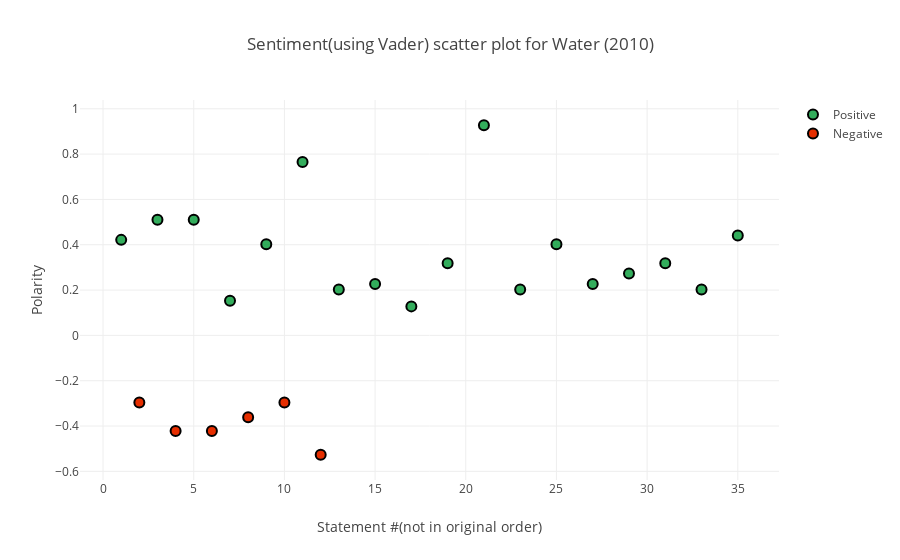

Write notebook code for a chart like this one.
### Code cell
# Invoking the scatter plot method below to get the sentiment polarity values(Calculated using Vader sentiment) for the 
# statements containing Vitamin for the USDA Dietary guideline in the year 2010. 

#Note: The count of statements is different in the plots using Textblob and Vader because we dont intend to show 
# the neutral polarity statement values (all zeroes) and both libraries have different inbuilt logic to calculate
# a neutral polarity for a statement.

requiredNutrient = 'Water'
requiredYear = '2010'

iplot(plotPolarityScatterPlot(nutrient = requiredNutrient,nutrientStatementPolarityList = getNutrientRelevantStatementsPolarityList(year = requiredYear,nutrientName = requiredNutrient, packageName = 'Vader'), year = requiredYear,packageName='Vader'), filename='Sentiment Scatter plot')

### Figure 1 — Plotly figure (JSON) as saved in the notebook; plotly's stock layout.template omitted (floating-point values rounded to 4 significant figures; data arrays with more than 128 entries replaced by an {"elided": "..."} marker saying what was removed)
{"data": [{"marker": {"color": "rgba(0, 153, 51, .8)", "line": {"color": "rgb(0, 0, 0)", "width": 2}, "size": 10}, "mode": "markers", "name": "Positive", "type": "scatter", "x": {"elided": "500 int values"}, "y": [0.4215, 0.5106, 0.5106, 0.1531, 0.4019, 0.765, 0.2023, 0.2263, 0.128, 0.3182, 0.9273, 0.2023, 0.4019, 0.2263, 0.2732, 0.3182, 0.2023, 0.4404]}, {"marker": {"color": "rgb(230, 46, 0)", "line": {"color": "rgb(0, 0, 0)", "width": 2}, "size": 10}, "mode": "markers", "name": "Negative", "type": "scatter", "x": {"elided": "500 int values"}, "y": [-0.296, -0.4215, -0.4215, -0.3612, -0.296, -0.5267]}], "layout": {"title": "Sentiment(using Vader) scatter plot for Water (2010)", "xaxis": {"title": "Statement #(not in original order)", "zeroline": false}, "yaxis": {"title": "Polarity", "zeroline": false}}}
